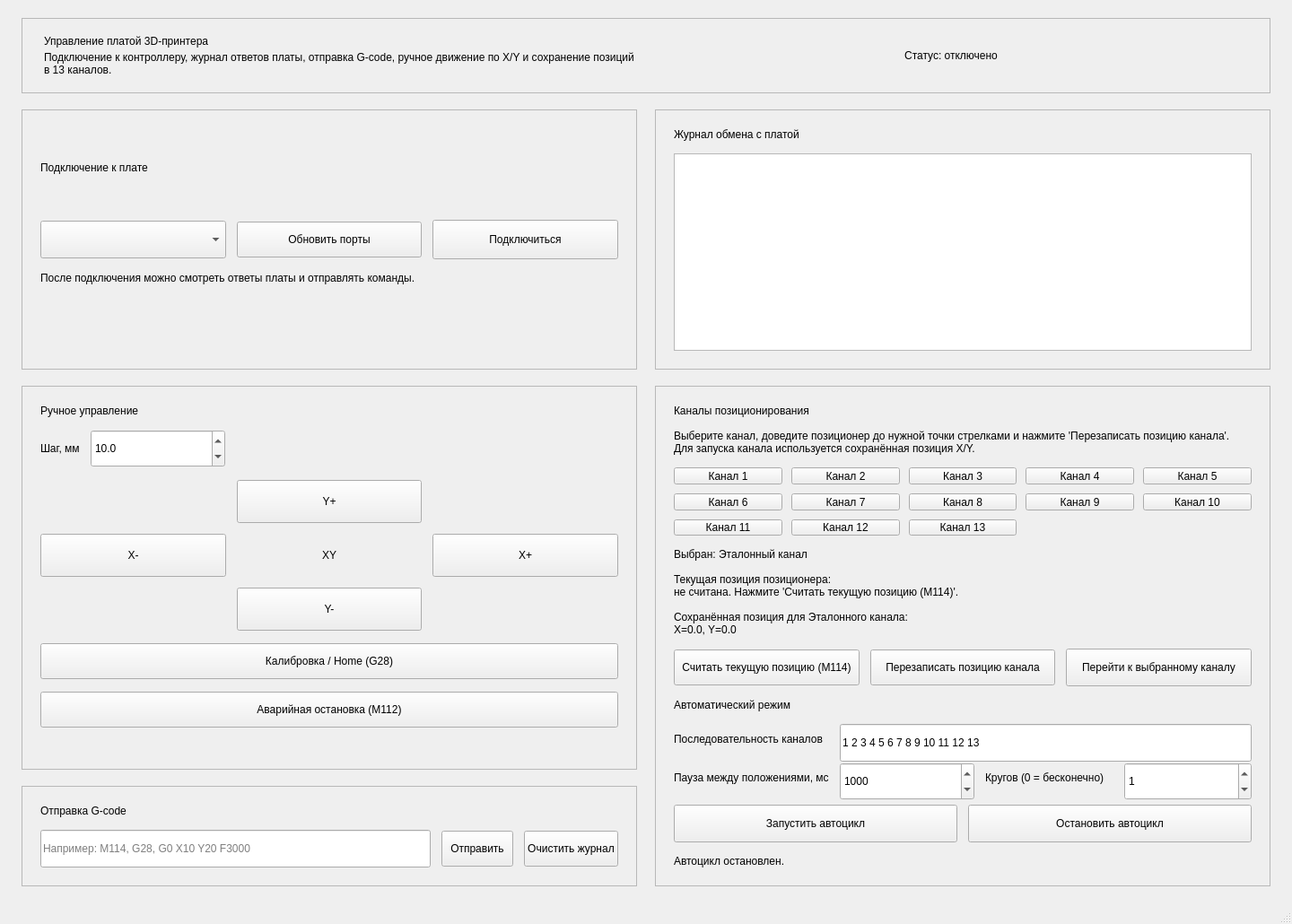
<?xml version="1.0" encoding="UTF-8"?>
<ui version="4.0">
 <class>MainWindow</class>
 <widget class="QMainWindow" name="MainWindow">
  <property name="geometry">
   <rect>
    <x>0</x>
    <y>0</y>
    <width>1440</width>
    <height>920</height>
   </rect>
  </property>
  <property name="windowTitle">
   <string>XY Pozicioner</string>
  </property>
  <widget class="QWidget" name="centralwidget">
   <layout class="QVBoxLayout" name="rootLayout">
    <property name="leftMargin">
     <number>24</number>
    </property>
    <property name="topMargin">
     <number>20</number>
    </property>
    <property name="rightMargin">
     <number>24</number>
    </property>
    <property name="bottomMargin">
     <number>20</number>
    </property>
    <property name="spacing">
     <number>18</number>
    </property>
    <item>
     <widget class="QFrame" name="headerCard">
      <property name="frameShape">
       <enum>QFrame::StyledPanel</enum>
      </property>
      <layout class="QHBoxLayout" name="headerLayout">
       <property name="leftMargin">
        <number>24</number>
       </property>
       <property name="topMargin">
        <number>18</number>
       </property>
       <property name="rightMargin">
        <number>24</number>
       </property>
       <property name="bottomMargin">
        <number>18</number>
       </property>
       <property name="spacing">
        <number>18</number>
       </property>
       <item>
        <layout class="QVBoxLayout" name="headerTextLayout">
         <property name="spacing">
          <number>4</number>
         </property>
         <item>
          <widget class="QLabel" name="titleLabel">
           <property name="text">
            <string>Управление платой 3D-принтера</string>
           </property>
          </widget>
         </item>
         <item>
          <widget class="QLabel" name="topLabel">
           <property name="text">
            <string>Подключение к контроллеру, журнал ответов платы, отправка G-code, ручное движение по X/Y и сохранение позиций в 13 каналов.</string>
           </property>
           <property name="wordWrap">
            <bool>true</bool>
           </property>
          </widget>
         </item>
        </layout>
       </item>
       <item>
        <widget class="QLabel" name="labelStatus">
         <property name="minimumSize">
          <size>
           <width>220</width>
           <height>0</height>
          </size>
         </property>
         <property name="text">
          <string>Статус: отключено</string>
         </property>
         <property name="alignment">
          <set>Qt::AlignCenter</set>
         </property>
        </widget>
       </item>
      </layout>
     </widget>
    </item>
    <item>
     <layout class="QGridLayout" name="contentLayout">
      <property name="horizontalSpacing">
       <number>20</number>
      </property>
      <property name="verticalSpacing">
       <number>18</number>
      </property>
      <item row="0" column="0">
       <widget class="QFrame" name="panelConnection">
        <property name="frameShape">
         <enum>QFrame::StyledPanel</enum>
        </property>
        <layout class="QVBoxLayout" name="connectionLayout">
         <property name="spacing">
          <number>14</number>
         </property>
         <property name="leftMargin">
          <number>20</number>
         </property>
         <property name="topMargin">
          <number>20</number>
         </property>
         <property name="rightMargin">
          <number>20</number>
         </property>
         <property name="bottomMargin">
          <number>20</number>
         </property>
         <item>
          <widget class="QLabel" name="connectionTitle">
           <property name="text">
            <string>Подключение к плате</string>
           </property>
          </widget>
         </item>
         <item>
          <layout class="QHBoxLayout" name="portRowLayout">
           <property name="spacing">
            <number>12</number>
           </property>
           <item>
            <widget class="QComboBox" name="comboPorts">
             <property name="minimumSize">
              <size>
               <width>0</width>
               <height>42</height>
              </size>
             </property>
            </widget>
           </item>
           <item>
            <widget class="QPushButton" name="btnRefresh">
             <property name="minimumSize">
              <size>
               <width>0</width>
               <height>40</height>
              </size>
             </property>
             <property name="text">
              <string>Обновить порты</string>
             </property>
            </widget>
           </item>
           <item>
            <widget class="QPushButton" name="btnConnect">
             <property name="minimumSize">
              <size>
               <width>0</width>
               <height>44</height>
              </size>
             </property>
             <property name="text">
              <string>Подключиться</string>
             </property>
            </widget>
           </item>
          </layout>
         </item>
         <item>
          <widget class="QLabel" name="labelDetails">
           <property name="text">
            <string>После подключения можно смотреть ответы платы и отправлять команды.</string>
           </property>
           <property name="alignment">
            <set>Qt::AlignLeading|Qt::AlignLeft|Qt::AlignTop</set>
           </property>
           <property name="wordWrap">
            <bool>true</bool>
           </property>
          </widget>
         </item>
        </layout>
       </widget>
      </item>
      <item row="1" column="0">
       <widget class="QFrame" name="panelControls">
        <property name="frameShape">
         <enum>QFrame::StyledPanel</enum>
        </property>
        <layout class="QVBoxLayout" name="controlsLayout">
         <property name="spacing">
          <number>14</number>
         </property>
         <property name="leftMargin">
          <number>20</number>
         </property>
         <property name="topMargin">
          <number>20</number>
         </property>
         <property name="rightMargin">
          <number>20</number>
         </property>
         <property name="bottomMargin">
          <number>20</number>
         </property>
         <item>
          <widget class="QLabel" name="controlsTitle">
           <property name="text">
            <string>Ручное управление</string>
           </property>
          </widget>
         </item>
         <item>
          <layout class="QHBoxLayout" name="stepRowLayout">
           <property name="spacing">
            <number>12</number>
           </property>
           <item>
            <widget class="QLabel" name="stepLabel">
             <property name="text">
              <string>Шаг, мм</string>
             </property>
            </widget>
           </item>
           <item>
            <widget class="QDoubleSpinBox" name="spinMoveStep">
             <property name="minimumSize">
               <size>
                <width>150</width>
                <height>42</height>
               </size>
             </property>
             <property name="decimals">
              <number>1</number>
             </property>
             <property name="minimum">
              <double>0.100000000000000</double>
             </property>
             <property name="maximum">
              <double>1000.000000000000000</double>
             </property>
             <property name="singleStep">
              <double>1.000000000000000</double>
             </property>
             <property name="value">
              <double>10.000000000000000</double>
             </property>
            </widget>
           </item>
           <item>
            <spacer name="stepSpacer">
             <property name="orientation">
              <enum>Qt::Horizontal</enum>
             </property>
             <property name="sizeHint" stdset="0">
              <size>
               <width>40</width>
               <height>20</height>
              </size>
             </property>
            </spacer>
           </item>
          </layout>
         </item>
         <item>
          <layout class="QGridLayout" name="moveGridLayout">
           <property name="horizontalSpacing">
            <number>12</number>
           </property>
           <property name="verticalSpacing">
            <number>12</number>
           </property>
           <item row="0" column="1">
            <widget class="QPushButton" name="btnMoveUp">
             <property name="minimumSize">
              <size>
               <width>92</width>
               <height>48</height>
              </size>
             </property>
             <property name="text">
              <string>Y+</string>
             </property>
            </widget>
           </item>
           <item row="1" column="0">
            <widget class="QPushButton" name="btnMoveLeft">
             <property name="minimumSize">
              <size>
               <width>92</width>
               <height>48</height>
              </size>
             </property>
             <property name="text">
              <string>X-</string>
             </property>
            </widget>
           </item>
           <item row="1" column="1">
            <widget class="QLabel" name="centerLabel">
             <property name="minimumSize">
              <size>
               <width>92</width>
               <height>48</height>
              </size>
             </property>
             <property name="text">
              <string>XY</string>
             </property>
             <property name="alignment">
              <set>Qt::AlignCenter</set>
             </property>
            </widget>
           </item>
           <item row="1" column="2">
            <widget class="QPushButton" name="btnMoveRight">
             <property name="minimumSize">
              <size>
               <width>92</width>
               <height>48</height>
              </size>
             </property>
             <property name="text">
              <string>X+</string>
             </property>
            </widget>
           </item>
           <item row="2" column="1">
            <widget class="QPushButton" name="btnMoveDown">
             <property name="minimumSize">
              <size>
               <width>92</width>
               <height>48</height>
              </size>
             </property>
             <property name="text">
              <string>Y-</string>
             </property>
            </widget>
           </item>
          </layout>
         </item>
         <item>
          <widget class="QPushButton" name="btnHome">
           <property name="minimumSize">
            <size>
             <width>0</width>
             <height>40</height>
            </size>
           </property>
           <property name="text">
            <string>Калибровка / Home (G28)</string>
           </property>
          </widget>
         </item>
         <item>
          <widget class="QPushButton" name="btnStop">
           <property name="minimumSize">
            <size>
             <width>0</width>
             <height>40</height>
            </size>
           </property>
           <property name="text">
            <string>Аварийная остановка (M112)</string>
           </property>
          </widget>
         </item>
         <item>
          <spacer name="controlsBottomSpacer">
           <property name="orientation">
            <enum>Qt::Vertical</enum>
           </property>
           <property name="sizeType">
            <enum>QSizePolicy::Expanding</enum>
           </property>
           <property name="sizeHint" stdset="0">
            <size>
             <width>20</width>
             <height>40</height>
            </size>
           </property>
          </spacer>
         </item>
        </layout>
       </widget>
      </item>
      <item row="2" column="0">
       <widget class="QFrame" name="panelGcode">
        <property name="frameShape">
         <enum>QFrame::StyledPanel</enum>
        </property>
        <layout class="QVBoxLayout" name="gcodeLayout">
         <property name="spacing">
          <number>14</number>
         </property>
         <property name="leftMargin">
          <number>20</number>
         </property>
         <property name="topMargin">
          <number>20</number>
         </property>
         <property name="rightMargin">
          <number>20</number>
         </property>
         <property name="bottomMargin">
          <number>20</number>
         </property>
         <item>
          <widget class="QLabel" name="gcodeTitle">
           <property name="text">
            <string>Отправка G-code</string>
           </property>
          </widget>
         </item>
         <item>
          <layout class="QHBoxLayout" name="gcodeRowLayout">
           <property name="spacing">
            <number>12</number>
           </property>
           <item>
            <widget class="QLineEdit" name="inputGcode">
             <property name="minimumSize">
              <size>
               <width>0</width>
               <height>42</height>
              </size>
             </property>
             <property name="placeholderText">
              <string>Например: M114, G28, G0 X10 Y20 F3000</string>
             </property>
            </widget>
           </item>
           <item>
            <widget class="QPushButton" name="btnSendGcode">
             <property name="minimumSize">
              <size>
               <width>0</width>
               <height>40</height>
              </size>
             </property>
             <property name="text">
              <string>Отправить</string>
             </property>
            </widget>
           </item>
           <item>
            <widget class="QPushButton" name="btnClearLog">
             <property name="minimumSize">
              <size>
               <width>0</width>
               <height>40</height>
              </size>
             </property>
             <property name="text">
              <string>Очистить журнал</string>
             </property>
            </widget>
           </item>
          </layout>
         </item>
        </layout>
       </widget>
      </item>
      <item row="0" column="1">
       <widget class="QFrame" name="panelLog">
        <property name="frameShape">
         <enum>QFrame::StyledPanel</enum>
        </property>
        <layout class="QVBoxLayout" name="logLayout">
         <property name="spacing">
          <number>14</number>
         </property>
         <property name="leftMargin">
          <number>20</number>
         </property>
         <property name="topMargin">
          <number>20</number>
         </property>
         <property name="rightMargin">
          <number>20</number>
         </property>
         <property name="bottomMargin">
          <number>20</number>
         </property>
         <item>
          <widget class="QLabel" name="logTitle">
           <property name="text">
            <string>Журнал обмена с платой</string>
           </property>
          </widget>
         </item>
         <item>
          <widget class="QPlainTextEdit" name="terminalLog">
           <property name="minimumSize">
            <size>
             <width>0</width>
             <height>220</height>
            </size>
           </property>
           <property name="maximumSize">
            <size>
             <width>16777215</width>
             <height>280</height>
            </size>
           </property>
           <property name="readOnly">
            <bool>true</bool>
           </property>
          </widget>
         </item>
        </layout>
       </widget>
      </item>
      <item row="1" column="1" rowspan="2">
       <widget class="QFrame" name="panelChannels">
        <property name="frameShape">
         <enum>QFrame::StyledPanel</enum>
        </property>
        <layout class="QVBoxLayout" name="channelsLayout">
         <property name="spacing">
          <number>14</number>
         </property>
         <property name="leftMargin">
          <number>20</number>
         </property>
         <property name="topMargin">
          <number>20</number>
         </property>
         <property name="rightMargin">
          <number>20</number>
         </property>
         <property name="bottomMargin">
          <number>20</number>
         </property>
         <item>
          <widget class="QLabel" name="channelsTitle">
           <property name="text">
            <string>Каналы позиционирования</string>
           </property>
          </widget>
         </item>
         <item>
          <widget class="QLabel" name="channelsHint">
           <property name="text">
            <string>Выберите канал, доведите позиционер до нужной точки стрелками и нажмите 'Перезаписать позицию канала'. Для запуска канала используется сохранённая позиция X/Y.</string>
           </property>
           <property name="wordWrap">
            <bool>true</bool>
           </property>
          </widget>
         </item>
         <item>
          <layout class="QGridLayout" name="channelsGridLayout">
           <property name="horizontalSpacing">
            <number>10</number>
           </property>
           <property name="verticalSpacing">
            <number>10</number>
           </property>
           <item row="0" column="0"><widget class="QPushButton" name="btnChannel1"><property name="checkable"><bool>true</bool></property><property name="text"><string>Канал 1</string></property></widget></item>
           <item row="0" column="1"><widget class="QPushButton" name="btnChannel2"><property name="checkable"><bool>true</bool></property><property name="text"><string>Канал 2</string></property></widget></item>
           <item row="0" column="2"><widget class="QPushButton" name="btnChannel3"><property name="checkable"><bool>true</bool></property><property name="text"><string>Канал 3</string></property></widget></item>
           <item row="0" column="3"><widget class="QPushButton" name="btnChannel4"><property name="checkable"><bool>true</bool></property><property name="text"><string>Канал 4</string></property></widget></item>
           <item row="0" column="4"><widget class="QPushButton" name="btnChannel5"><property name="checkable"><bool>true</bool></property><property name="text"><string>Канал 5</string></property></widget></item>
           <item row="1" column="0"><widget class="QPushButton" name="btnChannel6"><property name="checkable"><bool>true</bool></property><property name="text"><string>Канал 6</string></property></widget></item>
           <item row="1" column="1"><widget class="QPushButton" name="btnChannel7"><property name="checkable"><bool>true</bool></property><property name="text"><string>Канал 7</string></property></widget></item>
           <item row="1" column="2"><widget class="QPushButton" name="btnChannel8"><property name="checkable"><bool>true</bool></property><property name="text"><string>Канал 8</string></property></widget></item>
           <item row="1" column="3"><widget class="QPushButton" name="btnChannel9"><property name="checkable"><bool>true</bool></property><property name="text"><string>Канал 9</string></property></widget></item>
           <item row="1" column="4"><widget class="QPushButton" name="btnChannel10"><property name="checkable"><bool>true</bool></property><property name="text"><string>Канал 10</string></property></widget></item>
           <item row="2" column="0"><widget class="QPushButton" name="btnChannel11"><property name="checkable"><bool>true</bool></property><property name="text"><string>Канал 11</string></property></widget></item>
           <item row="2" column="1"><widget class="QPushButton" name="btnChannel12"><property name="checkable"><bool>true</bool></property><property name="text"><string>Канал 12</string></property></widget></item>
           <item row="2" column="2"><widget class="QPushButton" name="btnChannel13"><property name="checkable"><bool>true</bool></property><property name="text"><string>Канал 13</string></property></widget></item>
          </layout>
         </item>
         <item>
          <widget class="QLabel" name="labelSelectedChannel">
           <property name="text">
            <string>Выбран: Эталонный канал</string>
           </property>
          </widget>
         </item>
         <item>
          <widget class="QLabel" name="labelCurrentPosition">
           <property name="text">
            <string>Текущая позиция позиционера:
не считана. Нажмите 'Считать текущую позицию (M114)'.</string>
           </property>
           <property name="wordWrap">
            <bool>true</bool>
           </property>
          </widget>
         </item>
         <item>
          <widget class="QLabel" name="labelChannelPosition">
           <property name="text">
            <string>Сохранённая позиция для Эталонного канала:
X=0.0, Y=0.0</string>
           </property>
           <property name="wordWrap">
            <bool>true</bool>
           </property>
          </widget>
         </item>
         <item>
          <layout class="QHBoxLayout" name="channelActionsLayout">
           <property name="spacing">
            <number>12</number>
           </property>
           <item><widget class="QPushButton" name="btnRequestPosition"><property name="minimumSize"><size><width>0</width><height>40</height></size></property><property name="text"><string>Считать текущую позицию (M114)</string></property></widget></item>
           <item><widget class="QPushButton" name="btnCapturePosition"><property name="minimumSize"><size><width>0</width><height>40</height></size></property><property name="text"><string>Перезаписать позицию канала</string></property></widget></item>
           <item><widget class="QPushButton" name="btnExecuteChannel"><property name="minimumSize"><size><width>0</width><height>42</height></size></property><property name="text"><string>Перейти к выбранному каналу</string></property></widget></item>
          </layout>
         </item>
         <item>
          <widget class="QLabel" name="autoCycleTitle">
           <property name="text">
            <string>Автоматический режим</string>
           </property>
          </widget>
         </item>
         <item>
          <layout class="QGridLayout" name="autoCycleSettingsLayout">
           <property name="horizontalSpacing">
            <number>12</number>
           </property>
           <property name="verticalSpacing">
            <number>10</number>
           </property>
           <item row="0" column="0">
            <widget class="QLabel" name="autoSequenceLabel">
             <property name="text">
              <string>Последовательность каналов</string>
             </property>
            </widget>
           </item>
           <item row="0" column="1" colspan="3">
            <widget class="QLineEdit" name="inputAutoSequence">
             <property name="minimumSize">
              <size>
               <width>0</width>
               <height>42</height>
              </size>
             </property>
             <property name="text">
              <string>1 2 3 4 5 6 7 8 9 10 11 12 13</string>
             </property>
             <property name="placeholderText">
              <string>Например: 1 2 3 2 4 5 3</string>
             </property>
            </widget>
           </item>
           <item row="1" column="0">
            <widget class="QLabel" name="autoDelayLabel">
             <property name="text">
              <string>Пауза между положениями, мс</string>
             </property>
            </widget>
           </item>
           <item row="1" column="1">
            <widget class="QSpinBox" name="spinAutoDelayMs">
             <property name="minimumSize">
              <size>
               <width>150</width>
               <height>42</height>
              </size>
             </property>
             <property name="minimum">
              <number>100</number>
             </property>
             <property name="maximum">
              <number>600000</number>
             </property>
             <property name="singleStep">
              <number>100</number>
             </property>
             <property name="value">
              <number>1000</number>
             </property>
            </widget>
           </item>
           <item row="1" column="2">
            <widget class="QLabel" name="autoRepeatLabel">
             <property name="text">
              <string>Кругов (0 = бесконечно)</string>
             </property>
            </widget>
           </item>
           <item row="1" column="3">
            <widget class="QSpinBox" name="spinAutoRepeatCount">
             <property name="minimumSize">
              <size>
               <width>130</width>
               <height>42</height>
              </size>
             </property>
             <property name="minimum">
              <number>0</number>
             </property>
             <property name="maximum">
              <number>9999</number>
             </property>
             <property name="value">
              <number>1</number>
             </property>
            </widget>
           </item>
          </layout>
         </item>
         <item>
          <layout class="QHBoxLayout" name="autoCycleActionsLayout">
           <property name="spacing">
            <number>12</number>
           </property>
           <item>
            <widget class="QPushButton" name="btnStartAutoCycle">
             <property name="minimumSize">
              <size>
               <width>0</width>
               <height>42</height>
              </size>
             </property>
             <property name="text">
              <string>Запустить автоцикл</string>
             </property>
            </widget>
           </item>
           <item>
            <widget class="QPushButton" name="btnStopAutoCycle">
             <property name="minimumSize">
              <size>
               <width>0</width>
               <height>42</height>
              </size>
             </property>
             <property name="text">
              <string>Остановить автоцикл</string>
             </property>
            </widget>
           </item>
          </layout>
         </item>
         <item>
          <widget class="QLabel" name="labelAutoCycleState">
           <property name="text">
            <string>Автоцикл остановлен.</string>
           </property>
           <property name="wordWrap">
            <bool>true</bool>
           </property>
          </widget>
         </item>
        </layout>
       </widget>
      </item>
     </layout>
    </item>
   </layout>
  </widget>
  <widget class="QMenuBar" name="menubar"/>
  <widget class="QStatusBar" name="statusbar"/>
 </widget>
 <resources/>
 <connections/>
</ui>
